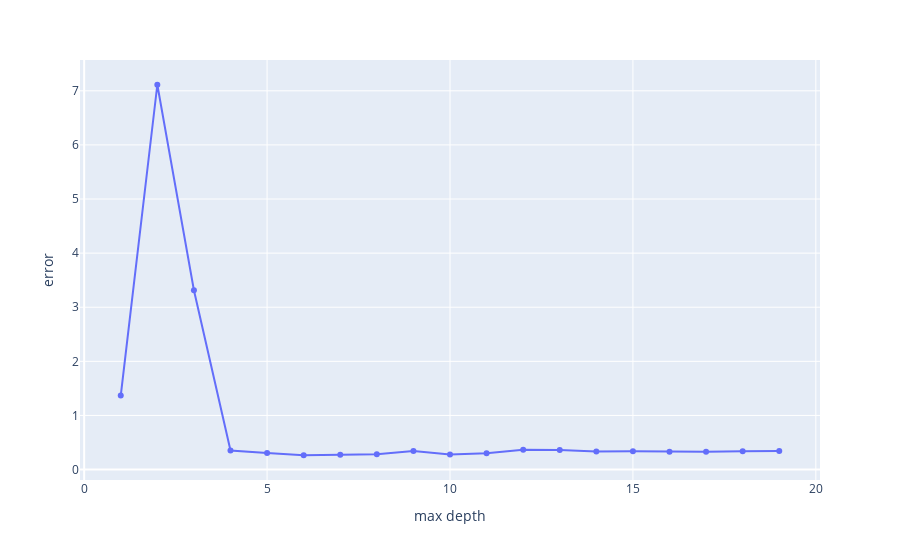

The notebook cell this image was saved under:
### Code cell
# plotting 
fig = px.line(xg_md_error_df, x='max depth', y='error', markers='o')
fig.show()

### Figure 1 — Plotly figure (JSON) as saved in the notebook; plotly's stock layout.template omitted (floating-point values rounded to 4 significant figures)
{"data": [{"hovertemplate": "max depth=%{x}<br>error=%{y}<extra></extra>", "legendgroup": "", "line": {"color": "#636efa", "dash": "solid"}, "marker": {"symbol": "circle"}, "mode": "lines+markers", "name": "", "orientation": "v", "showlegend": false, "type": "scatter", "x": [1, 2, 3, 4, 5, 6, 7, 8, 9, 10, 11, 12, 13, 14, 15, 16, 17, 18, 19], "xaxis": "x", "y": [1.367, 7.112, 3.314, 0.3511, 0.305, 0.2644, 0.2746, 0.2834, 0.3429, 0.2799, 0.3018, 0.3639, 0.3619, 0.335, 0.3392, 0.3273, 0.329, 0.3375, 0.3421], "yaxis": "y"}], "layout": {"legend": {"tracegroupgap": 0}, "margin": {"t": 60}, "xaxis": {"anchor": "y", "domain": [0, 1], "title": {"text": "max depth"}}, "yaxis": {"anchor": "x", "domain": [0, 1], "title": {"text": "error"}}}}
